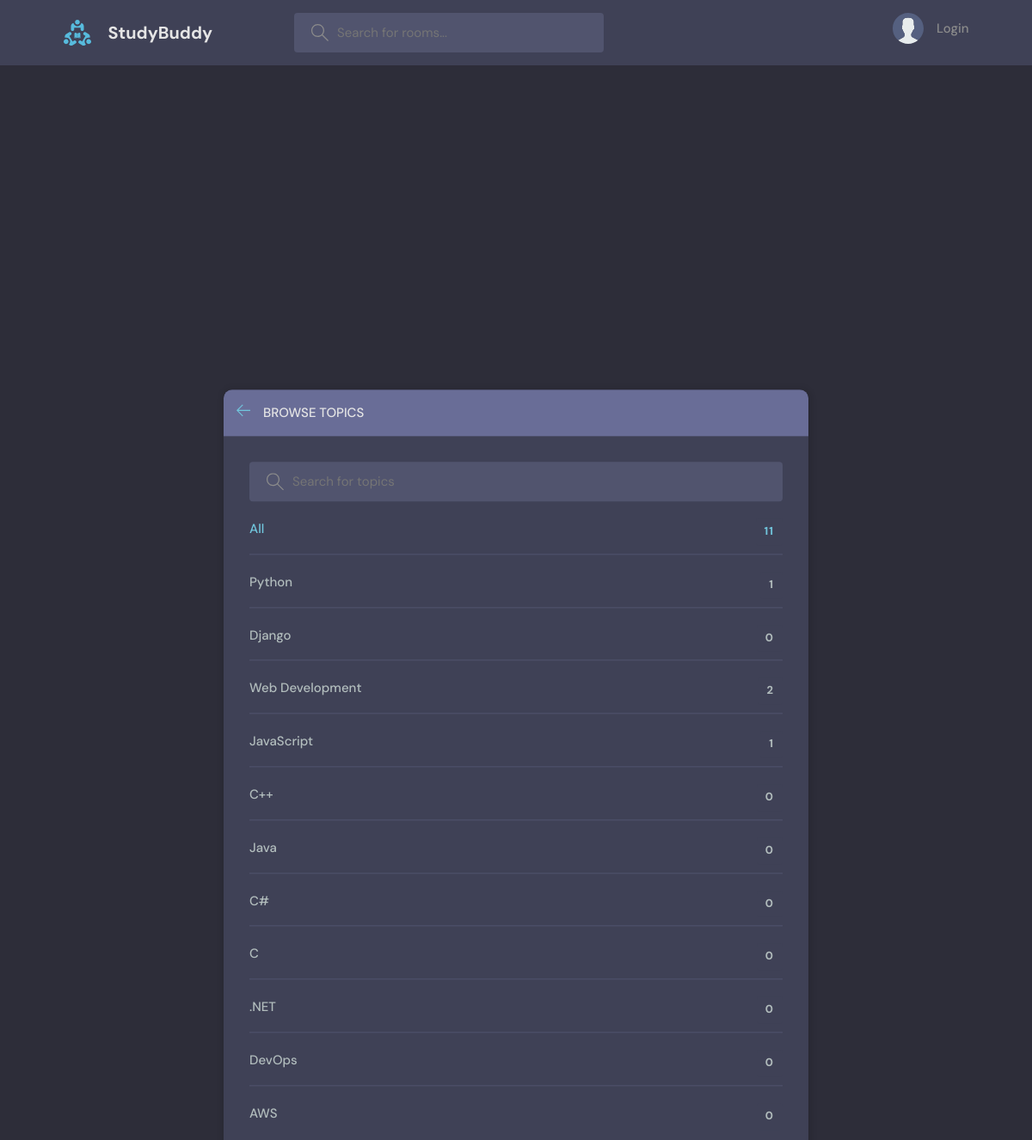
Before: /topics/ with the older database file.
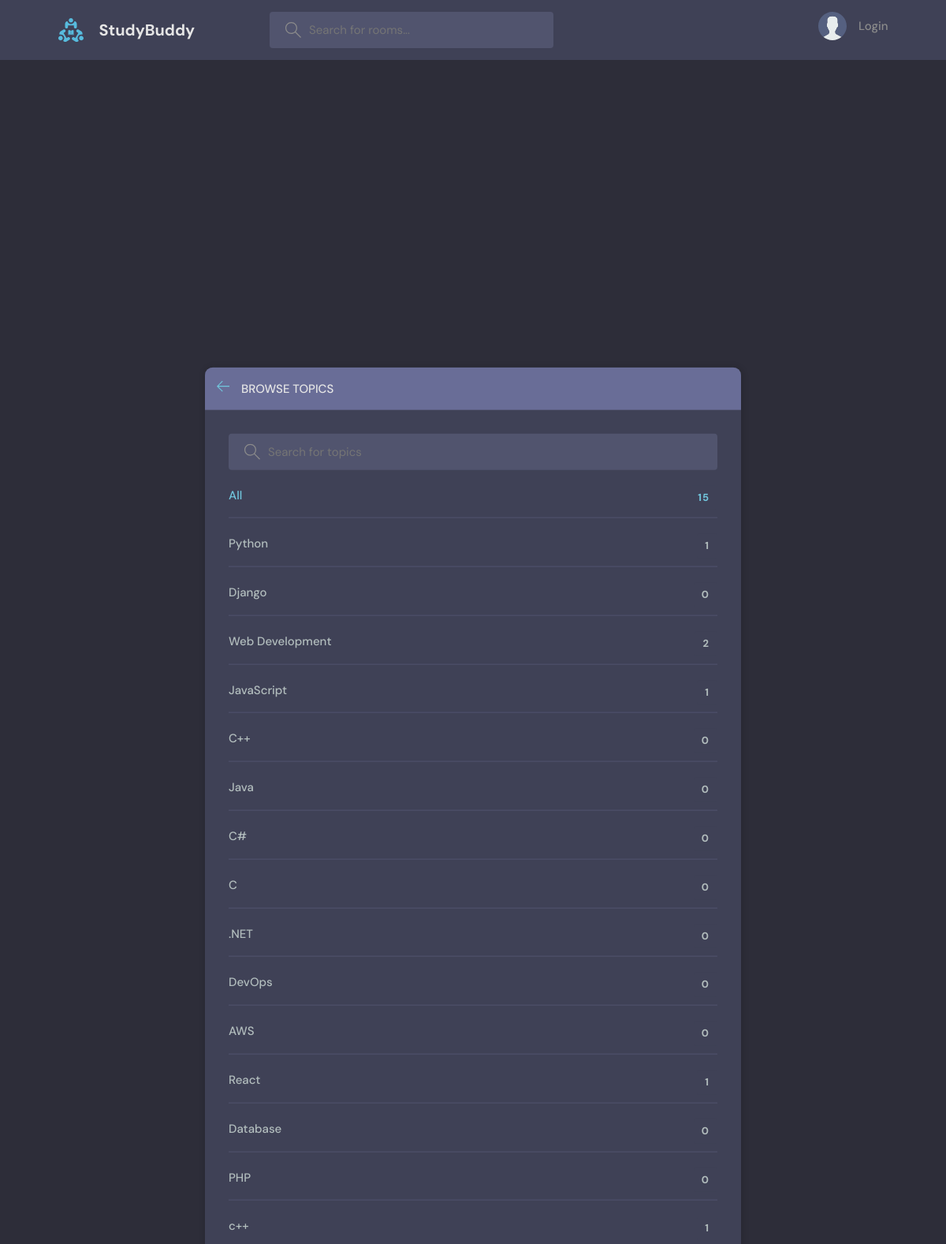
After: the same page with the newer database file.
### base/models.py (models this page shows, shortened)
class Topic(models.Model):
    name = models.CharField(max_length=200)

### base/views.py (the view)
# urls.py: path('topics/', views.topicsPage, name='topics'),
def topicsPage(request):
    q = request.GET.get('q') if request.GET.get('q') != None else ''
    topics = Topic.objects.filter(name__icontains=q)
    return render(request, 'base/topics.html', {'topics': topics})

### base/templates/base/topics.html (shortened to what this page needs)
{% extends 'main.html' %}
{% block content %}
<main class="create-room layout">
  <div class="container">
    <div class="layout__box" style="margin-top: 200px;">
      <div class="layout__boxHeader">
        <div class="layout__boxTitle">
          <a href="{% url 'home' %}">
            <svg version="1.1" xmlns="http://www.w3.org/2000/svg" width="32" height="32" viewBox="0 0 32 32">
              <title>arrow-left</title>
              <path
                d="M13.723 2.286l-13.723 13.714 13.719 13.714 1.616-1.611-10.96-10.96h27.625v-2.286h-27.625l10.965-10.965-1.616-1.607z">
              </path>
            </svg>
          </a>
          <h3>Browse Topics</h3>
        </div>
      </div>
      <div class="topics-page layout__body">
        <form action="" method="GET" class="header__search">
          <label>
            <input name="q" placeholder="Search for topics" />
          </label>
        </form>
        <ul class="topics__list">
          <li>
            <a href="{% url 'topics' %}" class="active">All <span>{{ topics.count }}</span></a>
          </li>
          {% for topic in topics %}
          <li>
            <a href="{% url 'home' %}?q={{ topic.name }}">{{ topic.name }}<span>{{ topic.room_set.all.count }}</span></a>
          </li>
          {% endfor %}
        </ul>
      </div>
    </div>
  </div>
</main>
{% endblock content %}

Changed rows visible on the page:
added Topic: name "React", room_set.all.count "1"
added Topic: name "Database", room_set.all.count "0"
added Topic: name "PHP", room_set.all.count "0"
added Topic: name "c++", room_set.all.count "1"
Other visible differences:
{{ topics.count }}: "11" → "15"
